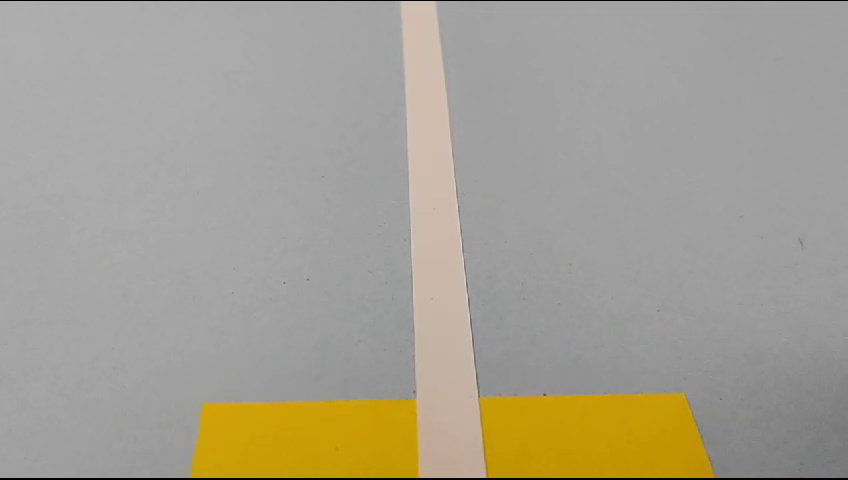
#> input picture frame 87 of Test_Vid.mp4, 848 x 480 px
$ python Line_Follow.py
#> lines starting #> are read from the running program, lines starting #| are printed output that depends on the picture; after the words box and inside, x2 and y2 are one past the last pixel; in counts of white or black regions, pixels touching at a corner belong together; long printed decimals are rounded
### utils.py
import re
import cv2
import numpy as np


def thresholding(image):
    # red
    # lower_white_hsv = np.array([100, 65, 35])
    # upper_white_hsv = np.array([179, 188, 255])

    lower_white_hsv = np.array([0, 24, 144])
    upper_white_hsv = np.array([112, 99, 216])

    lower_white_hsl = np.array([114, 39, 38])
    upper_white_hsl = np.array([179, 255, 118])

    lower_white_rgb = np.array([0, 25, 22])
    upper_white_rgb = np.array([255, 73, 255])

    lower_white_lab = np.array([0, 140, 49])
    upper_white_lab = np.array([112, 255, 255])

    hsv = cv2.cvtColor(image, cv2.COLOR_BGR2HSV)

    # white
    lower_white = np.array([0, 24, 144])
    upper_white = np.array([112, 99, 216])

    maskWhite = cv2.inRange(hsv, lower_white_hsv, upper_white_hsv)

    return maskWhite

    rgb = image
    hls = cv2.cvtColor(image, cv2.COLOR_BGR2HLS)
    hsv = cv2.cvtColor(image, cv2.COLOR_BGR2HSV)
    lab = cv2.cvtColor(image, cv2.COLOR_BGR2LAB)

    # Define filter thresholds for each color space
    lower_rgb = np.array(lower_white_rgb, dtype=np.uint8)
    upper_rgb = np.array(upper_white_rgb, dtype=np.uint8)

    lower_hls = np.array(lower_white_hsl, dtype=np.uint8)
    upper_hls = np.array(upper_white_hsl, dtype=np.uint8)

    lower_hsv = np.array(lower_white_hsv, dtype=np.uint8)
    upper_hsv = np.array(upper_white_hsv, dtype=np.uint8)

    lower_lab = np.array(lower_white_lab, dtype=np.uint8)
    upper_lab = np.array(upper_white_lab, dtype=np.uint8)

    # Define your custom adaptive mask
    # lower_adaptive = np.array(lower_white_adaptive, dtype=np.uint8)
    # upper_adaptive = np.array(upper_white_adaptive, dtype=np.uint8)

    # Apply the filters
    mask_rgb = cv2.inRange(rgb, lower_rgb, upper_rgb)
    mask_hls = cv2.inRange(hls, lower_hls, upper_hls)
    mask_hsv = cv2.inRange(hsv, lower_hsv, upper_hsv)
    mask_lab = cv2.inRange(lab, lower_lab, upper_lab)

    # Combine the masks with RGB, HSL, HSV, and LAB
    # combined_mask = cv2.bitwise_or(
    #     mask_rgb, cv2.bitwise_or(mask_hls, cv2.bitwise_or(mask_hsv, mask_lab))
    # )

    # Combine the masks with HSV, HSL, and LAB
    combined_mask = cv2.bitwise_or(mask_hls, cv2.bitwise_or(mask_hsv, mask_lab))

    return combined_mask


def warpImg(img, points, w, h, inv=False):
    # pts1 = np.float32(points)
    # pts2 = np.float32([[0, 0], [w, 0], [0, h], [w, h]])
    pts1 = np.float32([[114, 151], [605, 89], [72, 420], [637, 420]])
    pts2 = np.float32([[0, 0], [420, 0], [0, 637], [420, 637]])
    if inv:
        matrix = cv2.getPerspectiveTransform(pts2, pts1)
    else:
        matrix = cv2.getPerspectiveTransform(pts1, pts2)

    imgWarp = cv2.warpPerspective(img, matrix, (w, h))
    return imgWarp


# [15 lines left out: function warpImg1, not called in this run]


def nothing(a):
    pass


def initializeTrackVals(intialTracbarVals, wT=480, hT=240):
    cv2.namedWindow("Trackbars")
    cv2.resizeWindow("Trackbars", 360, 240)
    cv2.createTrackbar("Width Top", "Trackbars", intialTracbarVals[0], wT // 2, nothing)
    cv2.createTrackbar("Height Top", "Trackbars", intialTracbarVals[1], hT, nothing)
    cv2.createTrackbar(
        "Width Bottom", "Trackbars", intialTracbarVals[2], wT // 2, nothing
    )
    cv2.createTrackbar("Height Bottom", "Trackbars", intialTracbarVals[3], hT, nothing)


def valTrackbars(wT=480, hT=240):
    widthTop = cv2.getTrackbarPos("Width Top", "Trackbars")
    heightTop = cv2.getTrackbarPos("Height Top", "Trackbars")
    widthBottom = cv2.getTrackbarPos("Width Bottom", "Trackbars")
    heightBottom = cv2.getTrackbarPos("Height Bottom", "Trackbars")
    points = np.array(
        [
            (widthTop, heightTop),
            (wT - widthTop, heightTop),
            (widthBottom, heightBottom),
            (wT - widthBottom, heightBottom),
        ],
        dtype=np.float32,
    )
    return points


def drawPoints(image, points):
    for x in range(0, 4):
        cv2.circle(
            image, (int(points[x][0]), int(points[x][1])), 15, (0, 0, 255), cv2.FILLED
        )
    return image


def getHistogram(image, minPer=0.1, display=True, region=1):
    if region == 1:
        histValue = np.sum(image, axis=1)
    else:
        histValue = np.sum(image[image.shape[0] // region :, :], axis=0)

    # print(hist)
    maxVal = np.max(histValue)
    minVal = minPer * maxVal

    indexArray = np.where(histValue >= minVal)
    basePoint = int(np.average(indexArray))

    # print(basePoint)

    if display:
        imgHist = np.zeros((image.shape[0], image.shape[1], 3), np.uint8)

        for x, intensity in enumerate(histValue):
            if intensity > minVal:
                color = (255, 0, 255)
            else:
                color = (0, 0, 255)

            cv2.line(
                imgHist,
                (x, image.shape[0]),
                (x, image.shape[0] - int(intensity // 255 // region)),
                (255, 0, 255),
                1,
            )
            cv2.circle(
                imgHist,
                (basePoint, image.shape[0]),
                10,
                (0, 255, 255),
                cv2.FILLED,
            )
        return basePoint, imgHist
    return basePoint


def stackImages(scale, imgArray):
    rows = len(imgArray)
    cols = len(imgArray[0])
    rowsAvailable = isinstance(imgArray[0], list)
    width = imgArray[0][0].shape[1]
    height = imgArray[0][0].shape[0]
    if rowsAvailable:
        for x in range(0, rows):
            for y in range(0, cols):
                if imgArray[x][y].shape[:2] == imgArray[0][0].shape[:2]:
                    imgArray[x][y] = cv2.resize(
                        imgArray[x][y], (0, 0), None, scale, scale
                    )
                else:
                    imgArray[x][y] = cv2.resize(
                        imgArray[x][y],
                        (imgArray[0][0].shape[1], imgArray[0][0].shape[0]),
                        None,
                        scale,
                        scale,
                    )
                if len(imgArray[x][y].shape) == 2:
                    imgArray[x][y] = cv2.cvtColor(imgArray[x][y], cv2.COLOR_GRAY2BGR)
        imageBlank = np.zeros((height, width, 3), np.uint8)
        hor = [imageBlank] * rows
        hor_con = [imageBlank] * rows
        for x in range(0, rows):
            hor[x] = np.hstack(imgArray[x])
        ver = np.vstack(hor)
    else:
        for x in range(0, rows):
            if imgArray[x].shape[:2] == imgArray[0].shape[:2]:
                imgArray[x] = cv2.resize(imgArray[x], (0, 0), None, scale, scale)
            else:
                imgArray[x] = cv2.resize(
                    imgArray[x],
                    (imgArray[0].shape[1], imgArray[0].shape[0]),
                    None,
                    scale,
                    scale,
                )
            if len(imgArray[x].shape) == 2:
                imgArray[x] = cv2.cvtColor(imgArray[x], cv2.COLOR_GRAY2BGR)
        hor = np.hstack(imgArray)
        ver = hor
    return ver

### Line_Follow.py
import cv2
import numpy as np
from sympy import fps
import utils
import time

curveList = []
avgVal = 10


def getLaneCurve(image, display=2):
    imgResult = image.copy()
    imgThresh = utils.thresholding(image)

    h, w, c = image.shape
    points = utils.valTrackbars()
    imgWarp = utils.warpImg(imgThresh, points, w, h, inv=False)
    imgWarpPoints = utils.drawPoints(image.copy(), points)

    # GET HISTOGRAM
    minPoint, imgHist = utils.getHistogram(imgWarp, display=True, minPer=0.5, region=4)
    curveAvgPoint, imgHist = utils.getHistogram(imgWarp, display=True, minPer=0.9)

    curveRaw = curveAvgPoint - minPoint

    curveList.append(curveRaw)
    if len(curveList) > avgVal:
        curveList.pop(0)

    curve = int(sum(curveList) / len(curveList))

    if display != 0:
        imgInvWarp = utils.warpImg(imgWarp, points, w, h, inv=True)
        imgInvWarp = cv2.cvtColor(imgInvWarp, cv2.COLOR_GRAY2BGR)
        imgInvWarp[0 : h // 3, 0:w] = 0, 0, 0
        imgLaneColor = np.zeros_like(image)
        imgLaneColor[:] = 0, 255, 0
        imgLaneColor = cv2.bitwise_and(imgInvWarp, imgLaneColor)
        imgResult = cv2.addWeighted(imgResult, 1, imgLaneColor, 1, 0)
        midY = 450
        cv2.putText(
            imgResult,
            str(curve),
            (w // 2 - 80, 85),
            cv2.FONT_HERSHEY_COMPLEX,
            2,
            (255, 0, 255),
            3,
        )
        cv2.line(
            imgResult, (w // 2, midY), (w // 2 + (curve * 3), midY), (255, 0, 255), 5
        )
        cv2.line(
            imgResult,
            ((w // 2 + (curve * 3)), midY - 25),
            (w // 2 + (curve * 3), midY + 25),
            (0, 255, 0),
            5,
        )
        for x in range(-30, 30):
            w = w // 20
            cv2.line(
                imgResult,
                (w * x + int(curve // 50), midY - 10),
                (w * x + int(curve // 50), midY + 10),
                (0, 0, 255),
                2,
            )
        # FPS
        # fps = cap.get(cv2.CAP_PROP_FPS)
        # fps = cv2.getTickFrequency() / (cv2.getTickCount() - timer)
        # cv2.putText(
        #     imgResult,
        #     "FPS " + str(int(fps)),
        #     (20, 40),
        #     cv2.FONT_HERSHEY_SIMPLEX,
        #     1,
        #     (230, 50, 50),
        #     3,
        # )
    if display == 2:
        imgStacked = utils.stackImages(
            0.7, ([image, imgWarpPoints, imgWarp], [imgHist, imgLaneColor, imgResult])
        )
        cv2.imshow("ImageStack", imgStacked)
    elif display == 1:
        cv2.imshow("Resutlt", imgResult)

    # [18 lines of commented-out code are left out]
    curve = curve / 100
    if curve > 1:
        curve == 1
    if curve < -1:
        curve == -1

    return curve


if __name__ == "__main__":
    cap = cv2.VideoCapture("Test_Vid.mp4")

    initialTrackVals = [214, 20, 121, 221]
    utils.initializeTrackVals(initialTrackVals)

    frameCounter = 0

    while cap.isOpened():
        frameCounter += 1
        if cap.get(cv2.CAP_PROP_FRAME_COUNT) == frameCounter:
            cap.set(cv2.CAP_PROP_POS_FRAMES, 0)
            frameCounter = 0

        success, frame = cap.read()
#> frame is the input picture: shape (480, 848, 3); mean B, G, R 146.3, 159.9, 164.8
        frame = cv2.resize(frame, (854, 480))
#> frame: shape (480, 854, 3)

        timer = cv2.getTickCount()

        curve = getLaneCurve(frame, display=2)
#> in thresholding, `maskWhite = cv2.inRange(hsv, lower_white_hsv, upper_white_hsv)`:
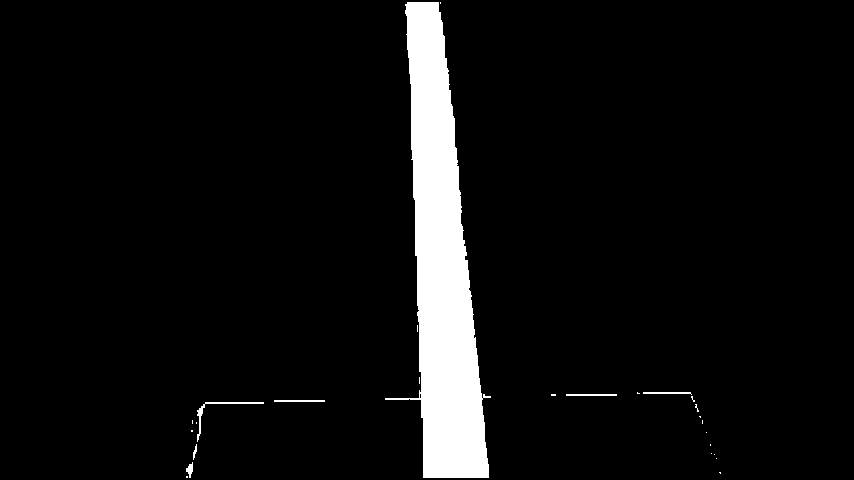
#> maskWhite: shape (480, 854); 6% white; 26 white regions (19 under 20 px), largest, box (x1, y1, x2, y2) and area: (385, 2, 491, 478) 23873, (197, 402, 264, 442) 222, (566, 394, 617, 396) 102
#> in warpImg, `imgWarp = cv2.warpPerspective(img, matrix, (w, h))`:
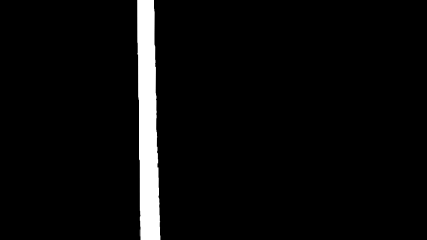
#> imgWarp: shape (480, 854) (shown at 1/2 size); min 0, max 255, mean 10.8
#> in getHistogram, `histValue = np.sum(image[image.shape[0] // region :, :], axis=0)`: histValue = 854 values, max 91800 at index 281, min 0 at index 0, mean 3955.9
#> in getHistogram, `maxVal = np.max(histValue)`: maxVal = 91800
#> in getHistogram, `minVal = minPer * maxVal`: minVal = 45900
#> in getHistogram, `basePoint = int(np.average(indexArray))`: basePoint = 296
#> after the loop in getHistogram, `for x, intensity in enumerate(histValue):`:
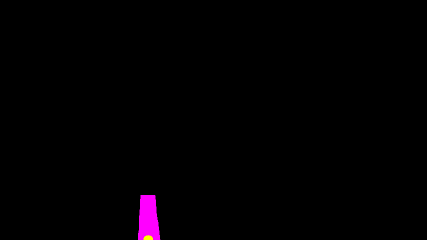
#> imgHist: shape (480, 854, 3) (shown at 1/2 size); mean of channels 0, 1, 2 2, 0.1, 2.1; drawn as B, G, R
#> call 2 of getHistogram, with minPer = 0.9, display = True, region = 1
#> in getHistogram (call 2), `histValue = np.sum(image, axis=1)`: histValue = 480 values, max 10258 at index 471, min 8536 at index 16, mean 9231.1
#> in getHistogram (call 2), `maxVal = np.max(histValue)`: maxVal = 10258
#> in getHistogram (call 2), `minVal = minPer * maxVal`: minVal = 9232.2
#> in getHistogram (call 2), `basePoint = int(np.average(indexArray))`: basePoint = 383
#> the loop in getHistogram (call 2), `for x, intensity in enumerate(histValue):` made 480 passes
#> intensity on passes 1 to 8: 8558, 8558, 8558, 8558, 8558, 8558, 8550, 8550
#> after the loop in getHistogram (call 2), `for x, intensity in enumerate(histValue):`:
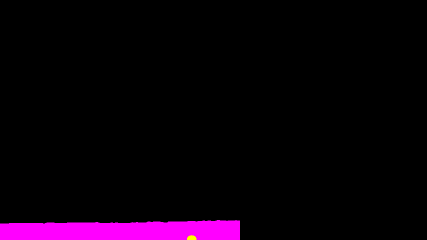
#> imgHist: shape (480, 854, 3) (shown at 1/2 size); mean of channels 0, 1, 2 10.6, 0.1, 10.7; drawn as B, G, R
#> in getLaneCurve, `curveRaw = curveAvgPoint - minPoint`: curveRaw = 87
#> in getLaneCurve, `imgInvWarp[0 : h // 3, 0:w] = 0, 0, 0`:
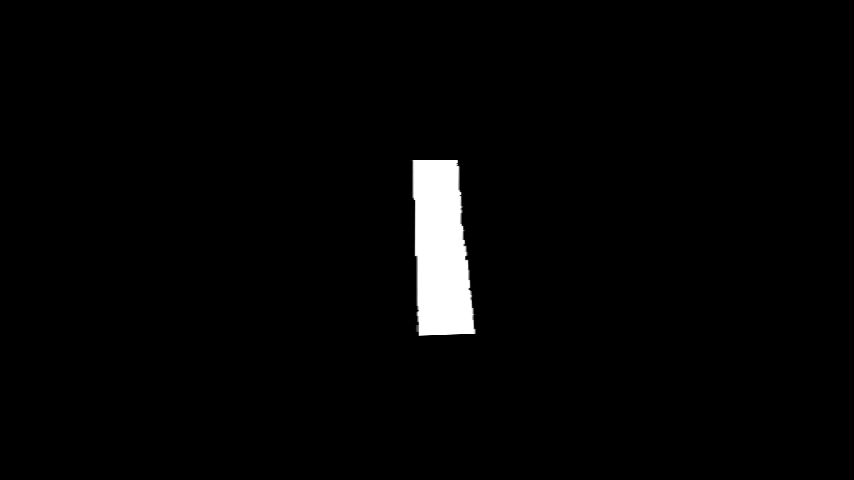
#> imgInvWarp: shape (480, 854, 3); min 0, max 255, mean 5.4
#> in getLaneCurve, `cv2.line( imgResult, ((w // 2 + (curve * 3)), midY - 25), (w // 2 + (c..`:
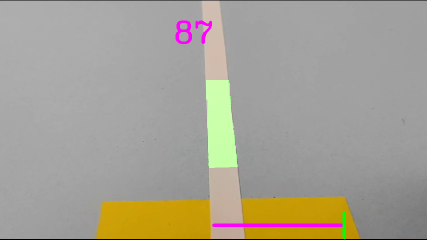
#> imgResult: shape (480, 854, 3) (shown at 1/2 size); mean B, G, R 147.6, 160.3, 165.2
#> after the loop in getLaneCurve, `for x in range(-30, 30):`: w = 0
#> after the loop in stackImages, `for x in range(0, rows):`: hor = 2 items
#> in stackImages, `ver = np.vstack(hor)`:
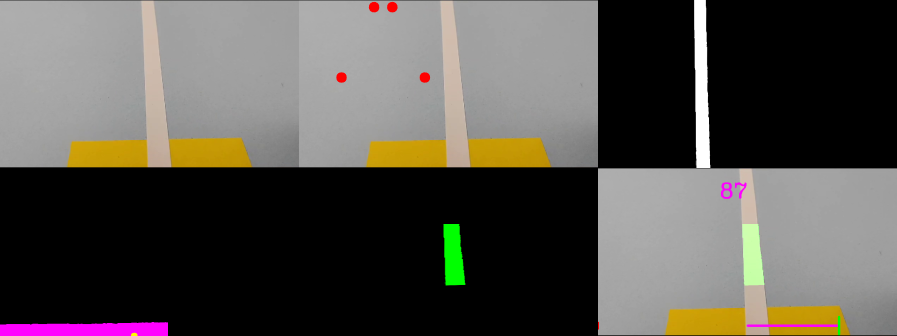
#> ver: shape (672, 1794, 3) (shown at 1/2 size); mean of channels 0, 1, 2 76.7, 82.5, 86.1; drawn as B, G, R
#> in getLaneCurve, `curve = curve / 100`: curve = 0.87
#> curve = 0.87
        fps = cv2.getTickFrequency() / (cv2.getTickCount() - timer)
        print(f"Curve: {curve}, FPS: {fps}")
#| Curve: 0.87, FPS: 1.088

        cv2.imshow("Input Video", frame)
        if cv2.waitKey(1) & 0xFF == ord("q"):
#> (key q is pressed here)
            break

$ run again, starting later in the video
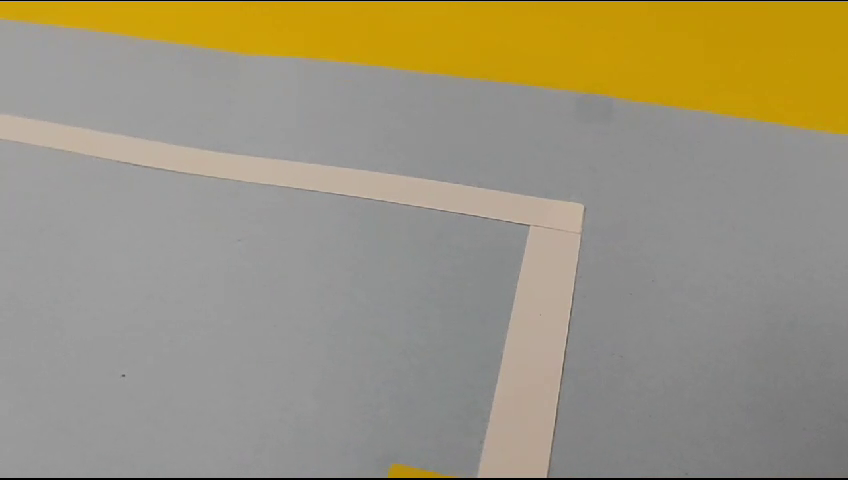
#> input picture frame 393 of Test_Vid.mp4, 848 x 480 px
#> frame is the input picture: shape (480, 848, 3); mean B, G, R 124.4, 148, 156
#> frame: shape (480, 854, 3)
#> hsv: shape (480, 854, 3); mean H, S, V 23.7, 42.8, 156.3
#> maskWhite: shape (480, 854); 7.9% white; 58 white regions (32 under 20 px), largest, box (x1, y1, x2, y2) and area: (0, 116, 589, 478) 30492, (197, 48, 282, 58) 202, (616, 98, 661, 108) 149
#> in getHistogram, `histValue = np.sum(image[image.shape[0] // region :, :], axis=0)`: histValue = 854 values, max 67870 at index 365, min 0 at index 0, mean 6039.7
#> maxVal = 67870
#> minVal = 33935
#> basePoint = 372
#> in getHistogram (call 2), `histValue = np.sum(image, axis=1)`: histValue = 480 values, max 27910 at index 99, min 8925 at index 292, mean 16775.8
#> maxVal = 27910
#> minVal = 25119
#> basePoint = 98
#> the loop in getHistogram (call 2), `for x, intensity in enumerate(histValue):` made 480 passes
#> (intensity, color) on passes 1 to 8: (15898, (0, 0, 255)), (15606, (0, 0, 255)), (15123, (0, 0, 255)), (14717, (0, 0, 255)), (14823, (0, 0, 255)), (15450, (0, 0, 255)), (16489, (0, 0, 255)), (17802, (0, 0, 255))
#> after the loop in getHistogram (call 2), `for x, intensity in enumerate(histValue):`:
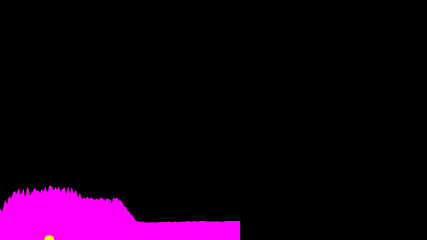
#> imgHist: shape (480, 854, 3) (shown at 1/2 size); mean of channels 0, 1, 2 19.4, 0.1, 19.5; drawn as B, G, R
#> curveRaw = -274
#> after the loop in getLaneCurve, `for x in range(-30, 30):`: w = 0
#> after the loop in stackImages, `for x in range(0, rows):`: hor = 2 items
#> in stackImages, `ver = np.vstack(hor)`:
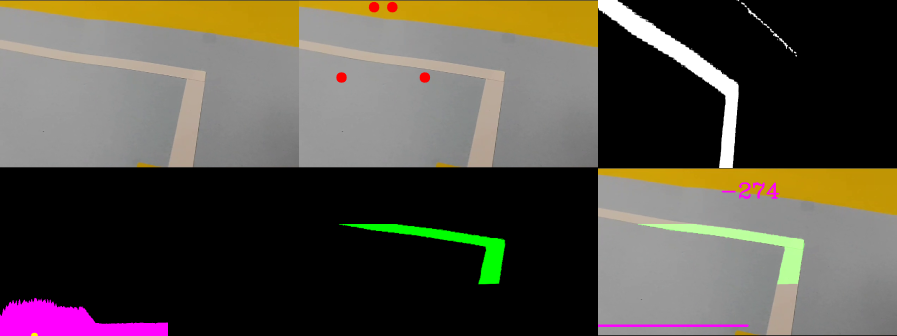
#> ver: shape (672, 1794, 3) (shown at 1/2 size); mean of channels 0, 1, 2 68.9, 79.1, 84.8; drawn as B, G, R
#> in getLaneCurve, `curve = curve / 100`: curve = -2.74
#| Curve: -2.74, FPS: 1.579

$ run again, starting later in the video
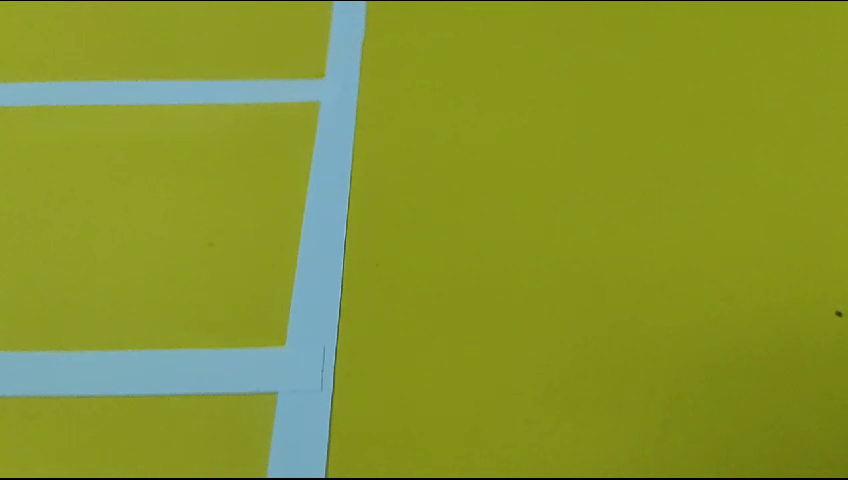
#> input picture frame 699 of Test_Vid.mp4, 848 x 480 px
#> frame is the input picture: shape (480, 848, 3); mean B, G, R 45.1, 149.5, 134.3
#> frame: shape (480, 854, 3)
#> hsv: shape (480, 854, 3); mean H, S, V 39.3, 192, 151.2
#> maskWhite: shape (480, 854); 10.3% white; 2 white regions (1 under 20 px), largest, box (x1, y1, x2, y2) and area: (0, 2, 371, 478) 42213
#> in getHistogram, `histValue = np.sum(image[image.shape[0] // region :, :], axis=0)`: histValue = 854 values, max 91800 at index 197, min 0 at index 0, mean 4025.9
#> maxVal = 91800
#> minVal = 45900
#> basePoint = 205
#> after the loop in getHistogram, `for x, intensity in enumerate(histValue):`:
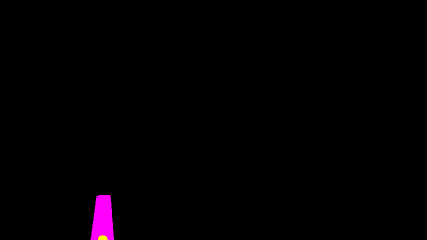
#> imgHist: shape (480, 854, 3) (shown at 1/2 size); mean of channels 0, 1, 2 2, 0.1, 2.1; drawn as B, G, R
#> the loop in getHistogram (call 2), `for x, intensity in enumerate(histValue):` made 480 passes
#> intensity on passes 1 to 8: 8543, 8543, 8543, 8543, 8535, 8543, 8535, 8527
#> curveAvgPoint = 365
#> curveRaw = 160
#> after the loop in getLaneCurve, `for x in range(-30, 30):`: w = 0
#> after the loop in stackImages, `for x in range(0, rows):`: hor = 2 items
#> in stackImages, `ver = np.vstack(hor)`:
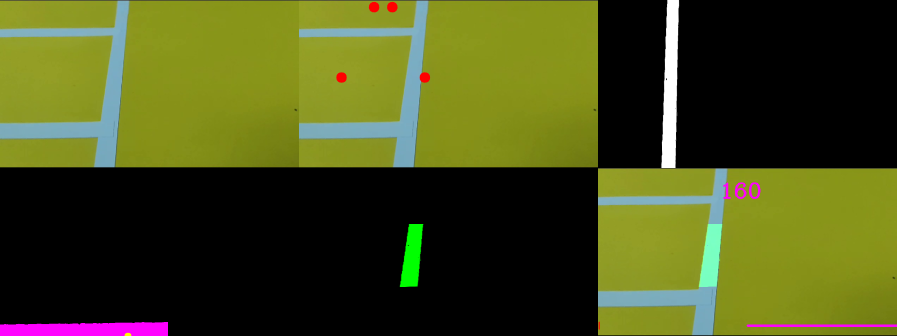
#> ver: shape (672, 1794, 3) (shown at 1/2 size); mean of channels 0, 1, 2 26.6, 77.2, 71.1; drawn as B, G, R
#> in getLaneCurve, `curve = curve / 100`: curve = 1.6
#| Curve: 1.6, FPS: 1.251
